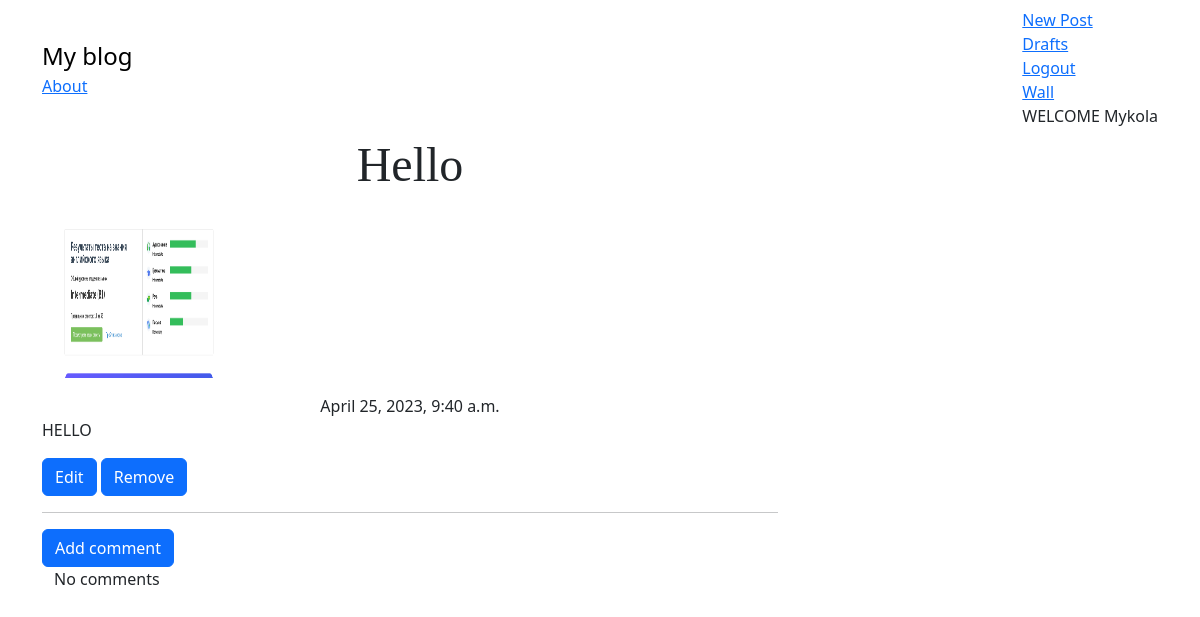
Before: /post/62/ (signed in) with the older database file.
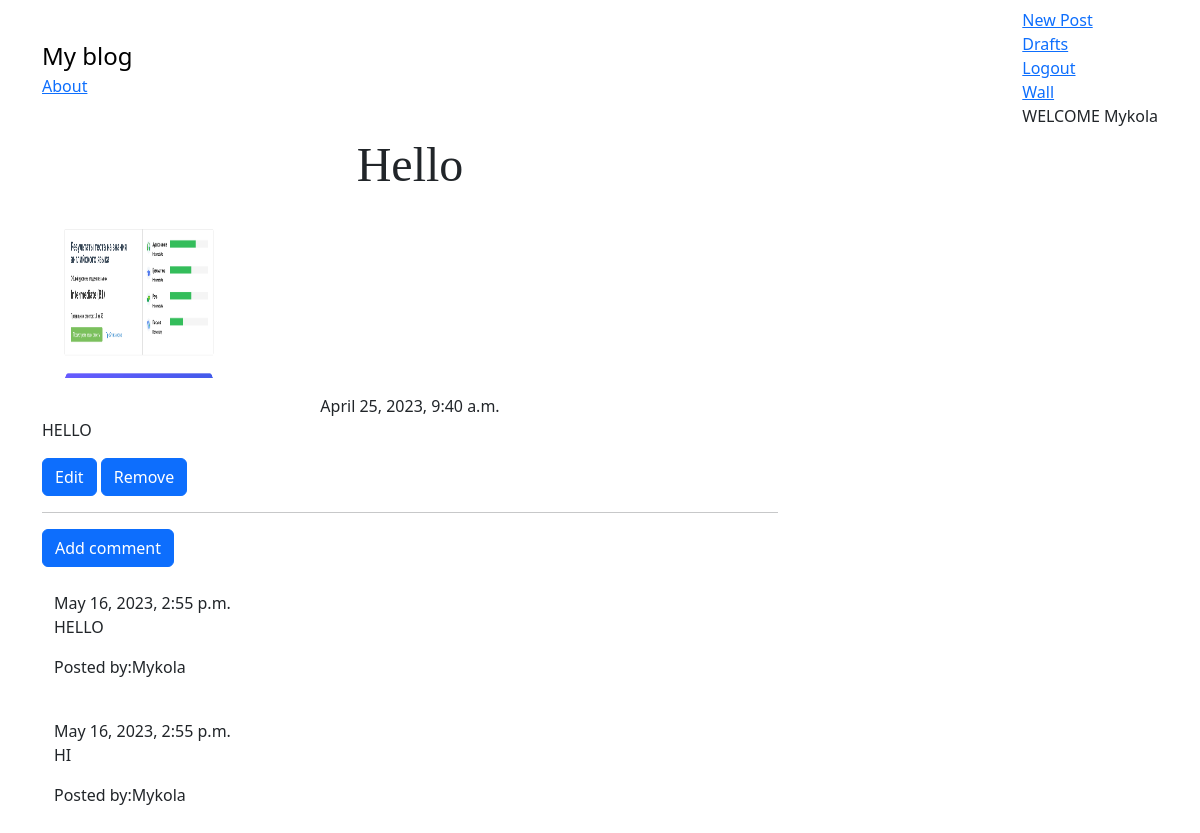
After: the same page with the newer database file.
### myblog/models.py (models this page shows, shortened)
class Comment(models.Model):
    post = models.ForeignKey(
        'myblog.Post', related_name='comment', on_delete=models.CASCADE
    )
    author = models.CharField(max_length=200)
    text = models.TextField()
    create_date = models.DateTimeField(default=timezone.now)
    approved_comment = models.BooleanField(default=False)

### myblog/views.py (the view)
class PostDetail(DetailView):
    model = Post
    template_name = 'myblog/post_detail.html'
    context_object_name = 'post'

### myblog/templates/myblog/post_detail.html
{% extends "myblog/base.html" %}
{% block content %}
<h1 class="posttitle"> {{ post.title }}</h1>
{% if post.picture %}
    <div>
        <img class="myblog_page" src="{{ post.picture.url }}" alt="{{ post.title }}"/>
    </div>
{% endif %}
{% if post.published_date %}
    <div class="dare postdate">
        {{ post.published_date }}
    </div>
{% else %}
    <a class="btn btn-primary" href="{% url 'myblog:post_publish' pk=post.pk %}">Publish</a>
{% endif %}
<p class="postcontent">{{ post.text|upper|linebreaksbr}}</p>
{% if user.is_authenticated %}
    <a class="btn btn-primary" href="{% url 'myblog:post_edit' pk=post.pk %}">
        <span class="glyphicon glyphicon-pencil">Edit</span>
    </a>
    <a class="btn btn-primary" href="{% url 'myblog:post_remove' pk=post.pk %}">
        <span class="glyphicon glyphicon-remove">Remove</span>
    </a>
{% endif %}
<hr>
<a class="btn btn-primary btn-comments" href="{% url 'myblog:add_comment_to_post' pk=post.pk  %}">Add comment</a>
<div class="container">
    {% for comment in post.comment.all %}
         <br>
            {% if user.is_authenticated %}
                {{ comment.create_date }}
                <p>{{ comment.text|upper|linebreaksbr }}</p>
                <p>Posted by:{{comment.author}} </p>
            {% endif %}
            {% empty %}
            <p>No comments</p>
    {% endfor %}
</div>
{% endblock %}

Changed rows visible on the page:
added Comment: create_date "May 16, 2023, 2:55 p.m.", text "HELLO", author "Mykola"
added Comment: create_date "May 16, 2023, 2:55 p.m.", text "HI", author "Mykola"
Other visible differences:
text no longer shown: "No comments"
